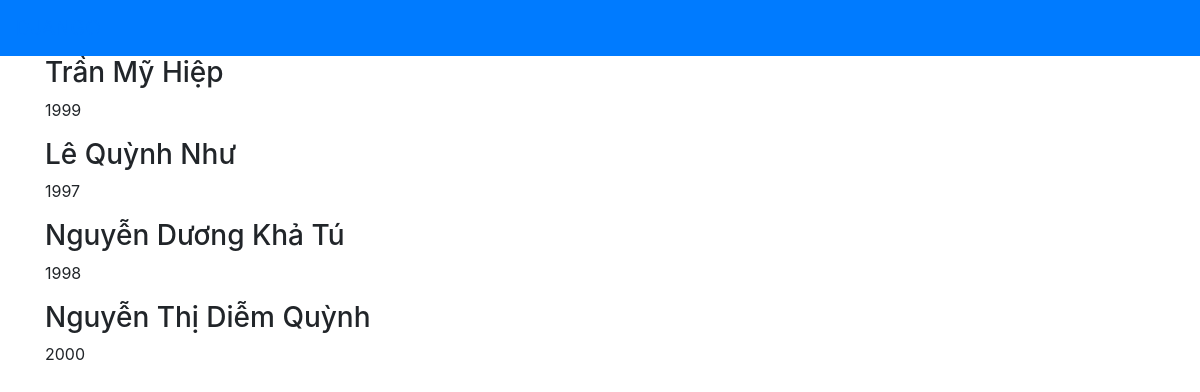
/blog/detail/, run on an earlier commit of the app's database.
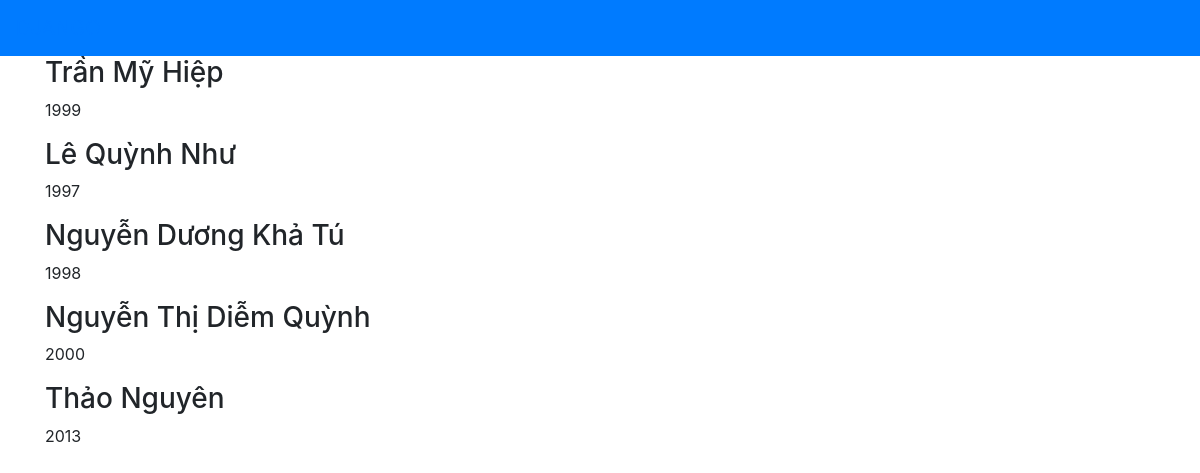
And on a later commit of the database.
### Blog/models.py (models this page shows)
class BlogPost(models.Model):
   title = models.TextField()
   content = models.TextField(null=True,blank=True)

### Blog/views.py (the view)
# urls.py: path('detail/',blog_post_list_view),
def blog_post_list_view(request):
    qs = BlogPost.objects.all()
    template_name = 'Blog/blog_post_list.html'
    content = {"object_list": qs}
    return render(request, template_name, content)

### App/templates/Blog/blog_post_list.html
{% extends 'main.html' %}
{% block content %}
   {% for object in object_list %}
      <h3>{{object.title}}</h3>
      <p>{{object.content}}</p>
   {% endfor %}
{% endblock content %}

### App/templates/main.html (shortened to what this page needs)
<!DOCTYPE html>
<html lang="en">
<head>
   <link rel="stylesheet" href="https://stackpath.bootstrapcdn.com/bootstrap/4.4.1/css/bootstrap.min.css">
</head>
<body>
   <nav class="navbar navbar-primary bg-primary">
      <a class="navbar-brand" href="#">DJANGO</a>
    </nav>
   <div class="container m-t-2">
      {% block content %}
      {% endblock content %}
    </div>
</body>
</html>

What changed in the data, as far as the page shows it:
added BlogPost: title "Thảo Nguyên", content "2013"
